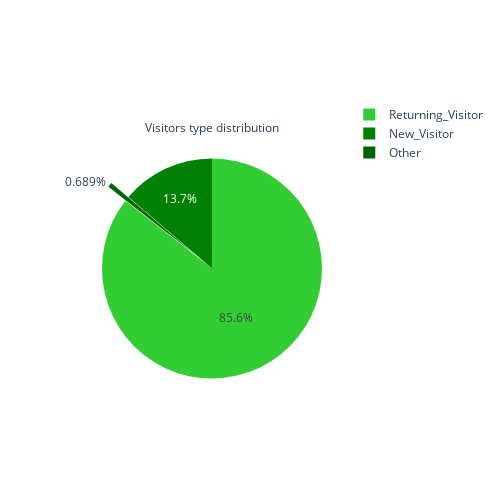

Notebook cell for this chart:
### Markdown cell above
### Categories of Visitors

### Code cell
VisitorType_counts = df['VisitorType'].value_counts()

colors = ['limegreen','green', 'darkgreen']
# pull is given as a fraction of the pie radius
fig = go.Figure(data=[go.Pie(labels=VisitorType_counts.index, values=VisitorType_counts, pull=[0, 0, 0.2, 0],
                             marker=dict(colors=colors),title='Visitors type distribution')])
fig.update_layout(width=500,height=500)
fig.show()

### Figure 1 — Plotly figure (JSON) as saved in the notebook; plotly's stock layout.template omitted (floating-point values rounded to 4 significant figures)
{"data": [{"labels": ["Returning_Visitor", "New_Visitor", "Other"], "marker": {"colors": ["limegreen", "green", "darkgreen"]}, "pull": [0, 0, 0.2, 0], "title": {"text": "Visitors type distribution"}, "type": "pie", "values": [10551, 1694, 85]}], "layout": {"height": 500, "width": 500}}
